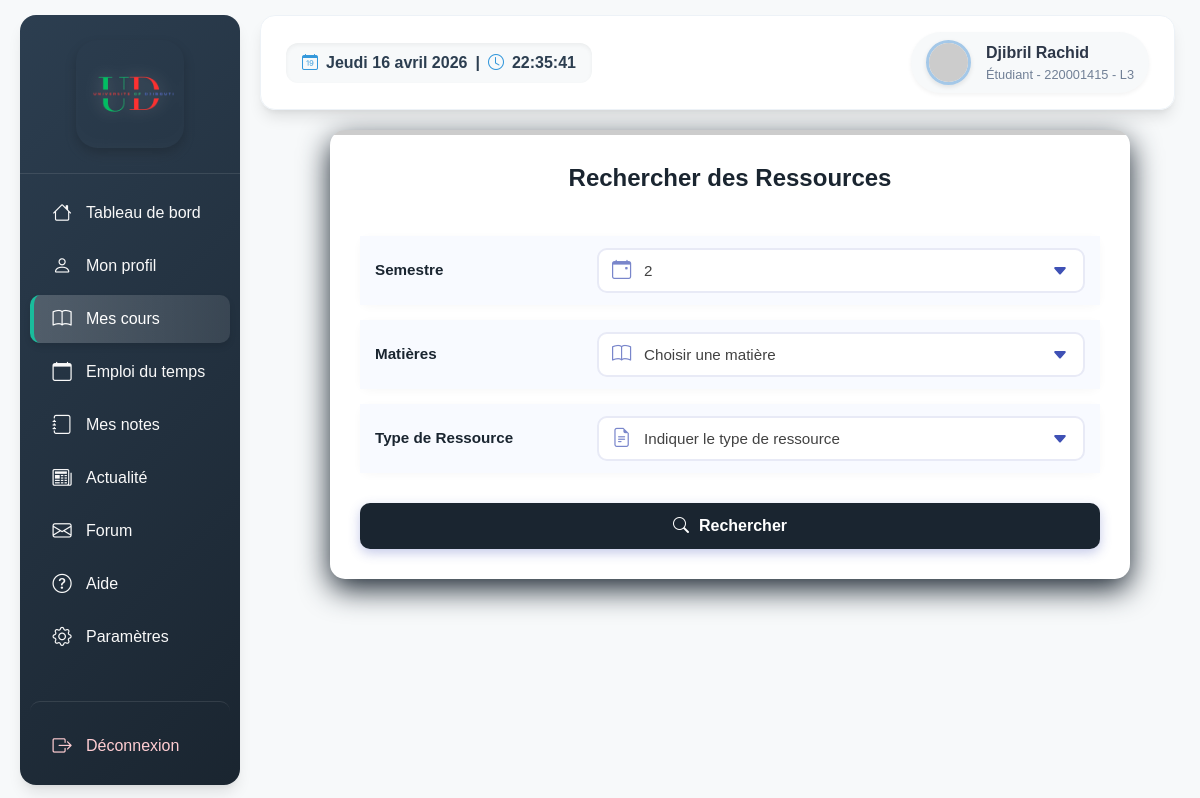
The app's page /apps/views/students/recevoir_cours_etudiant.php (signed in) with its own data.
### tables this page shows
CREATE TABLE `etudiant` (
  `id_etudiant` int(11) NOT NULL,
  `id_filiere` int(11) NOT NULL DEFAULT 1,
  `niveau_filiere` enum('L1','L2','L3','') NOT NULL DEFAULT 'L3',
  `statut` varchar(50) DEFAULT 'inscrit'
);

CREATE TABLE `personne` (
  `id_personne` int(11) NOT NULL,
  `prenom` varchar(50) DEFAULT NULL,
  `nom` varchar(50) DEFAULT NULL,
  `email` varchar(100) DEFAULT NULL,
  `mot_de_passe` varchar(255) DEFAULT NULL,
  `image_profile` varchar(255) DEFAULT NULL,
  `role` varchar(50) DEFAULT NULL,
  `date_inscription` date DEFAULT NULL,
  `dateNaissance` date DEFAULT NULL
);

### apps/views/students/recevoir_cours_etudiant.php (the view, shortened to what this page needs)
<?php
require_once '../../../config/db.php';
$id_personne = $_SESSION['user_id'];
try {
    $sql = "SELECT p.id_personne, p.nom, p.prenom, p.role, p.email, f.nom_filiere, e.niveau_filiere
        FROM etudiant e
        INNER JOIN personne p ON p.id_personne = e.id_etudiant
        INNER JOIN filiere f ON f.id_filiere = e.id_filiere
        WHERE e.id_etudiant = ?";
    $stmt = $conn->prepare($sql);
    $stmt->bind_param("i", $id_personne);
    $stmt->execute();
    $result = $stmt->get_result();
    $etudiant = $result->fetch_assoc();
} catch (Exception $e) {
    $erreur = "Erreur lors de la récupération des informations de l'étudiant: " . $e->getMessage();
}
try {
    $sql_semestres = "SELECT DISTINCT type_semestre FROM enseigner";
    $result_semestres = $conn->query($sql_semestres);
    $semestres = [];
    while ($row = $result_semestres->fetch_assoc()) {
        $semestres[] = $row['type_semestre'];
    }
} catch (Exception $e) {
    $erreur = "Erreur lors de la récupération des semestres: " . $e->getMessage();
    $semestres = [];
}
$today = new DateTime();
$month = (int)$today->format('m');
if ($month >= 9 || $month == 1 || $month == 2) {
    $semestre_actuel = "1";
} elseif ($month >= 3 && $month <= 6) {
    $semestre_actuel = "2";
} else {
    $semestre_actuel = "";
}
?>
<!DOCTYPE html>
<html lang="en">
<head>
    <link href="https://cdnjs.cloudflare.com/ajax/libs/bootstrap-icons/1.10.5/font/bootstrap-icons.min.css" rel="stylesheet">
    <link rel="stylesheet" href="../../../public/assets/css/recevoir_cours_etudiant.css">
</head>
<body>
    <div class="dashboard">
        <aside class="left-side">
            <div class="logo">
                <img src="../../../public/assets/img/U-remove.png" alt="Logo U-Digital">
            </div>
            <nav>
                <ul>
                    <a href="acceuil_etudiant.php"><li><i class="bi-house"></i> Tableau de bord</li></a>
                    <a href="profile_etudiant.php"><li><i class="bi-person"></i> Mon profil</li></a>
                    <a href="recevoir_cours_etudiant.php" class="active"><li><i class="bi-book"></i> Mes cours</li></a>
                    <a href="etudiant_planning.php"><li><i class="bi-calendar"></i> Emploi du temps</li></a>
                    <a href="recevoir_note_etudiant.php"><li><i class="bi-journal"></i> Mes notes</li></a>
                    <a href="actualite.php"><li><i class="bi-newspaper"></i> Actualité</li></a>
                    <a href="../forum/forum.php"><li><i class="bi-envelope"></i> <span>Forum</span></li></a>
                    <a href="aide.php"><li><i class="bi-question-circle"></i> Aide</li></a>
                    <a href="#"><li><i class="bi-gear"></i> Paramètres</li></a>
                    <a href="../../../config/logout.php" class="deconnection"><li><i class="bi-box-arrow-right"></i> Déconnexion</li></a>
                </ul>
            </nav>
        </aside>
        <main class="main-content">
            <header>
                <div class="date-time-display" id="date-time-display">
                    <i class="bi-calendar-date"></i> <span id="date-display"></span> |
                    <i class="bi-clock"></i> <span id="time-display"></span>
                </div>
                <div class="profile-info">
                    <div class="user-profile">
                        <img src="https://ui-avatars.com/api/?name=<?= urlencode($etudiant['prenom'] . '+' . $etudiant['nom']) ?>&background=4361ee&color=fff" alt="User" class="user-avatar">
                        <div class="user-info">
                            <span class="user-name"><?= htmlspecialchars($etudiant['prenom'] . ' ' . $etudiant['nom']) ?></span>
                            <span class="user-role">Étudiant - <?= htmlspecialchars($etudiant['id_personne']) ?> - <?= htmlspecialchars($etudiant['niveau_filiere']) ?></span>
                        </div>
                    </div>
                </div>
            </header>
            <div class="form-container">
                <h2>Rechercher des Ressources</h2>
                <form id="ressourcesForm" method="post" action="">
                    <table class="form-table">
                        <tr>
                            <td class="form-label">Semestre</td>
                            <td>
                                <div class="select-wrapper">
                                    <select name="semestre_et" id="semestre_select" class="with-icon" onchange="chargerMatieres(this.value)">
                                        <?php
                                            foreach ($semestres as $sem) {
                                                $selected = ($sem == $semestre_actuel) ? "selected" : "";
                                                echo "<option value='$sem' $selected>$sem</option>";
                                            }
                                        ?>
                                    </select>
                                </div>
                            </td>
                        </tr>
                        <tr>
                            <td class="form-label">Matières</td>
                            <td>
                                <div class="select-wrapper">
                                    <select name="matier_et" id="matiere_select" class="with-icon">
                                        <option value="" disabled selected>Choisir une matière</option>
                                    </select>
                                </div>
                            </td>
                        </tr>
                        <tr>
                            <td class="form-label">Type de Ressource</td>
                            <td>
                                <div class="select-wrapper">
                                    <select name="ressource_et" id="ressource_select" class="with-icon">
                                        <option value="" disabled selected>Indiquer le type de ressource</option>
                                    </select>
                                </div>
                            </td>
                        </tr>
                    </table>
                    <button type="submit" name="rechercher" value="1" class="search-btn">
                        <i class="bi-search"></i> Rechercher
                    </button>
                </form>
            </div>
        </main>
    </div>
</body>
</html>

### records on screen
etudiant: id_etudiant.nom "Djibril Rachid", id_etudiant.id_personne "220001415", niveau_filiere "L3"

### other values on screen
form field semestre_et "2"
